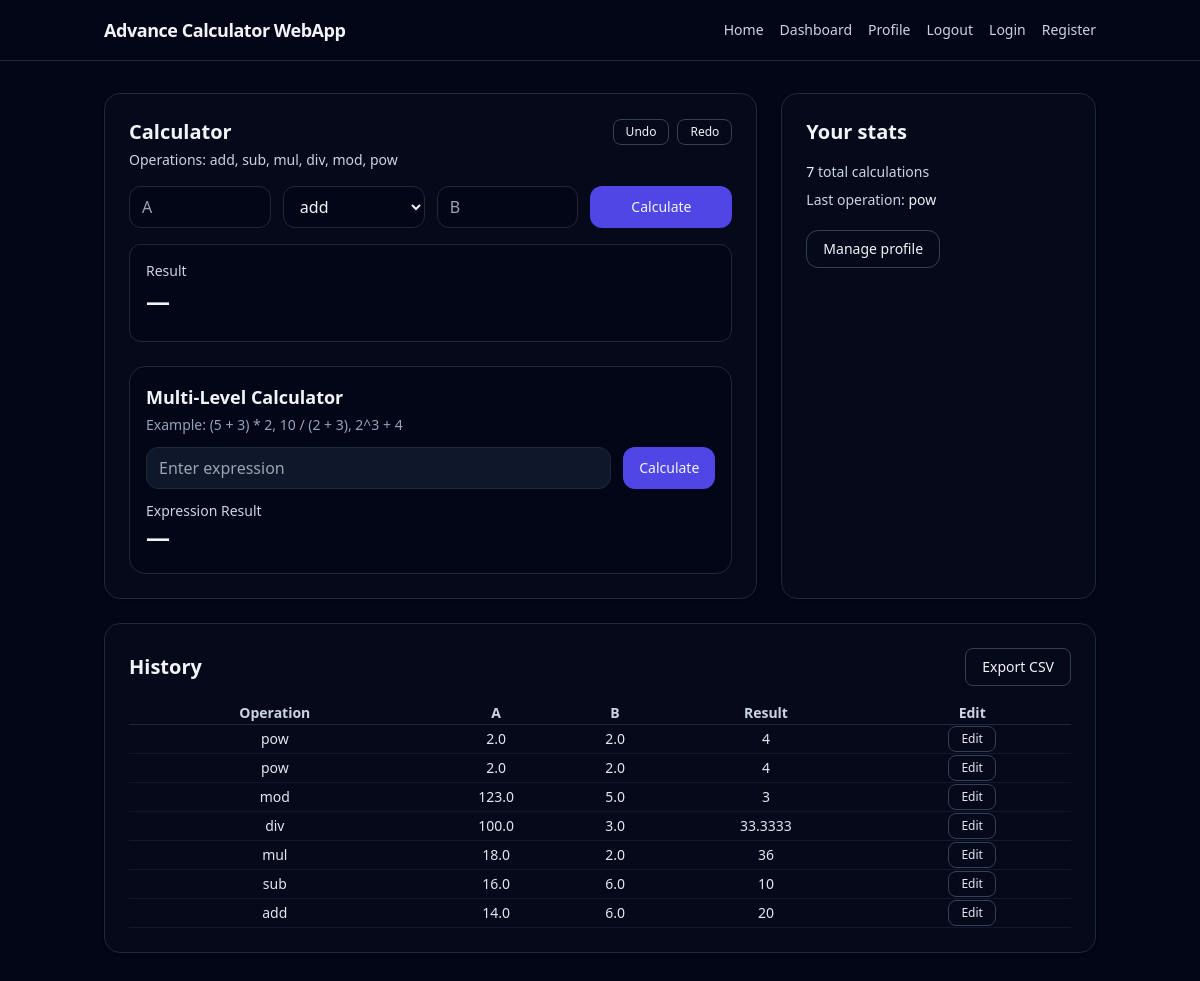
The page /dashboard (signed in) on the database as committed earlier.
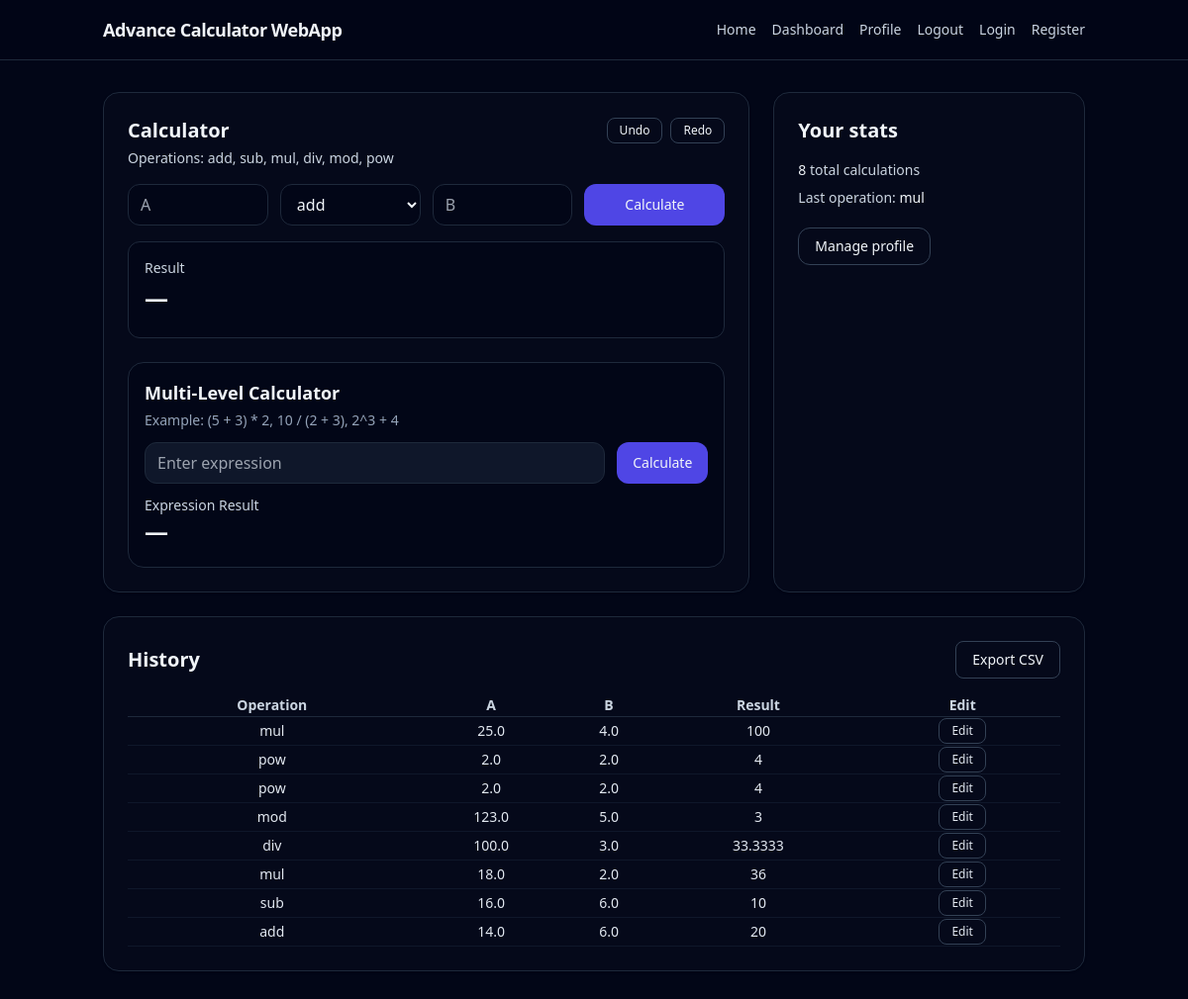
The same page on the database as committed later.
### app/models/calculation.py (models this page shows)
class Calculation(Base):
    __tablename__ = "calculations"
    id: Mapped[int] = mapped_column(Integer, primary_key=True, index=True)
    user_id: Mapped[int] = mapped_column(
        Integer, ForeignKey("users.id", ondelete="CASCADE"), nullable=False, index=True
    )
    op: Mapped[str | None] = mapped_column(String(20), nullable=True)
    a: Mapped[float | None] = mapped_column(Float, nullable=True)
    b: Mapped[float | None] = mapped_column(Float, nullable=True)
    expression: Mapped[str | None] = mapped_column(String(255), nullable=True)
    result: Mapped[float] = mapped_column(Float, nullable=False)
    created_at: Mapped["DateTime"] = mapped_column(
        DateTime(timezone=True), server_default=func.now()
    )
    user = relationship("User", back_populates="calculations")

### app/routes/pages.py (the view)
@router.get("/dashboard", response_class=HTMLResponse)
def dashboard(request: Request, user=Depends(get_current_user), db: Session = Depends(get_db)):
    flash = _pop_flash(request)
    calcs = list_calculations(db, user_id=user.id, limit=20)
    stats = get_stats(db, user_id=user.id)
    return templates.TemplateResponse("dashboard.html", {
        "request": request,
        "user": user,
        "calcs": calcs,
        "stats": stats,
        "flash": flash
    })

### templates/dashboard.html (shortened to what this page needs)
{% extends "layout.html" %}
{% block content %}
<div class="grid gap-6 md:grid-cols-3">
  <div class="md:col-span-2 rounded-2xl border border-slate-800 bg-slate-900/20 p-6 shadow">
    <div class="flex items-center justify-between">
      <h2 class="text-xl font-semibold">Calculator</h2>
      <div class="flex gap-2">
        <button onclick="undoCalc()" type="button"
          class="text-xs rounded-lg border border-slate-700 px-3 py-1 hover:bg-slate-800">
          Undo
        </button>
        <button onclick="redoCalc()" type="button"
          class="text-xs rounded-lg border border-slate-700 px-3 py-1 hover:bg-slate-800">
          Redo
        </button>
      </div>
    </div>
    <p class="mt-1 text-sm text-slate-300">
      Operations: add, sub, mul, div, mod, pow
    </p>
    <form id="calcForm" class="mt-4 grid grid-cols-1 md:grid-cols-4 gap-3">
      <input id="a" type="number" step="any" placeholder="A" required
        class="rounded-xl bg-slate-950 border border-slate-800 px-3 py-2 outline-none focus:border-indigo-500" />
      <select id="op"
        class="rounded-xl bg-slate-950 border border-slate-800 px-3 py-2 outline-none focus:border-indigo-500">
        <option value="add">add</option>
      </select>
      <input id="b" type="number" step="any" placeholder="B" required
        class="rounded-xl bg-slate-950 border border-slate-800 px-3 py-2 outline-none focus:border-indigo-500" />
      <button class="rounded-xl bg-indigo-600 px-4 py-2 text-sm font-medium hover:bg-indigo-500">
        Calculate
      </button>
    </form>
    <div class="mt-4 rounded-xl border border-slate-800 bg-slate-950 p-4">
      <p class="text-sm text-slate-300">Result</p>
      <p id="result" class="mt-1 text-2xl font-semibold">—</p>
    </div>
    <div class="mt-6 rounded-2xl border border-slate-800 bg-slate-950 p-4">
      <h3 class="text-lg font-semibold">Multi-Level Calculator</h3>
      <p class="text-sm text-slate-400 mt-1">
        Example: (5 + 3) * 2, 10 / (2 + 3), 2^3 + 4
      </p>
      <form id="exprForm" class="mt-3 flex gap-3">
        <input id="expression" type="text" required
          class="flex-1 rounded-xl bg-slate-900 border border-slate-800 px-3 py-2 outline-none focus:border-indigo-500"
          placeholder="Enter expression" />
        <button class="rounded-xl bg-indigo-600 px-4 py-2 text-sm hover:bg-indigo-500">
          Calculate
        </button>
      </form>
      <p class="mt-3 text-sm text-slate-300">Expression Result</p>
      <p id="exprResult" class="text-2xl font-semibold">—</p>
    </div>
  </div>
  <div class="rounded-2xl border border-slate-800 bg-slate-900/20 p-6 shadow">
    <h2 class="text-xl font-semibold">Your stats</h2>
    <div class="mt-4 space-y-2 text-sm text-slate-300">
      <p>
        <span id="statTotal" class="text-slate-100 font-medium">
          {{ stats.total_calculations }}
        </span>
        total calculations
      </p>
      <p>
        Last operation:
        <span id="statLast" class="text-slate-100 font-medium">
          {{ stats.last_operation or "—" }}
        </span>
      </p>
    </div>
    <a href="/profile"
      class="mt-5 inline-block rounded-xl border border-slate-700 px-4 py-2 text-sm hover:bg-slate-800">
      Manage profile
    </a>
  </div>
</div>
<div class="mt-6 rounded-2xl border border-slate-800 bg-slate-900/20 p-6 shadow">
  <div class="flex items-center justify-between">
    <h2 class="text-xl font-semibold">History</h2>
    <a href="/api/export/history"
      class="text-sm rounded-lg border border-slate-700 px-4 py-2 hover:bg-slate-800">
      Export CSV
    </a>
  </div>
  <div class="mt-4 overflow-x-auto">
    <table class="w-full text-sm text-center">
      <thead class="text-slate-300">
        <tr class="border-b border-slate-800">
          <th>Operation</th>
          <th>A</th>
          <th>B</th>
          <th>Result</th>
          <th>Edit</th>
        </tr>
      </thead>
      <tbody id="historyBody" class="text-slate-200">
        {% for c in calcs %}
        <tr class="border-b border-slate-900">
          <td>{{ c.op }}</td>
          <td>{{ c.a }}</td>
          <td>{{ c.b }}</td>
          <td class="font-medium">
          {{ c.result|round(4) if c.result % 1 != 0 else c.result|int }}
          </td>
          <td>
            <button type="button"
              class="text-xs rounded-lg border border-slate-700 px-3 py-1 hover:bg-slate-800"
              onclick="loadFromHistory('{{ c.op }}', '{{ c.a }}', '{{ c.b }}')">
              Edit
            </button>
          </td>
        </tr>
        {% endfor %}
      </tbody>
    </table>
  </div>
</div>
{% endblock %}

### templates/layout.html (shortened to what this page needs)
<!DOCTYPE html>
<html lang="en">
<head>
  <script src="https://cdn.tailwindcss.com"></script>
</head>
<body class="bg-slate-950 text-slate-100 min-h-screen">
  {% include "partials/navbar.html" %}
  <main class="max-w-5xl mx-auto px-4 py-8">
    {% block content %}{% endblock %}
  </main>
</body>
</html>

### templates/partials/navbar.html
<nav class="border-b border-slate-800 bg-slate-950/70 backdrop-blur">
  <div class="max-w-5xl mx-auto px-4 py-4 flex items-center justify-between">
    <a class="font-semibold tracking-tight text-lg" href="/">Advance Calculator WebApp</a>
    <div class="flex gap-4 text-sm">
      <a class="hover:text-white text-slate-300" href="/">Home</a>
      <a class="hover:text-white text-slate-300" href="/dashboard">Dashboard</a>
      <a class="hover:text-white text-slate-300" href="/profile">Profile</a>
      <a class="hover:text-white text-slate-300" href="/auth/logout">Logout</a>
      <a class="hover:text-white text-slate-300" href="/login">Login</a>
      <a class="hover:text-white text-slate-300" href="/register">Register</a>
    </div>
  </div>
</nav>

Rows that differ between the two databases and show on the page:
added Calculation: op "mul", a "25.0", b "4.0", c.result|round(4)ifc.result%1!=0elsec.result|int "100"
Other text that changed with them:
{{ stats.total_calculations }}: "7" → "8"
{{ stats.last_operation or "—" }}: "pow" → "mul"
